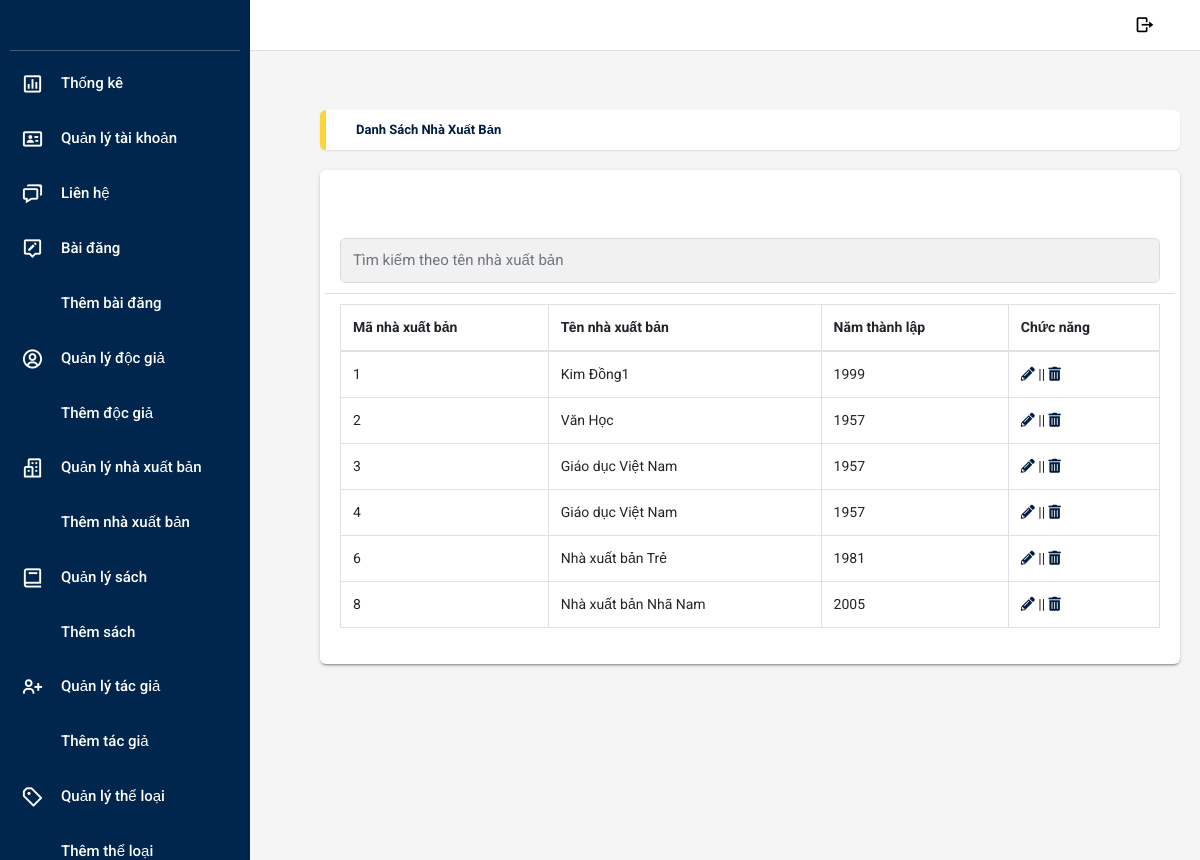
The page /admin/index.php?action=danhsachnhaxuatban (signed in) on the database its author committed.
### tables this page shows
CREATE TABLE `publisher` (
  `pub_id` int(11) NOT NULL,
  `pub_name` varchar(30) NOT NULL,
  `year` year(4) DEFAULT NULL
);

### lib/database.php (called while the page is built, shortened)
<?php
class Database {
    public $conn;
    public function connect() {
        $servername = "localhost";
        $username = "admin";
        $password = "Anhemnhom8";
        $dbname = "library";
        $this->conn = new mysqli($servername, $username, $password, $dbname);
    }
    public function select($query) {
        $result = $this->conn->query($query) or die($this->conn->error . __LINE__);
        if ($result->num_rows > 0) {
            return $result;
        } else {
            return false;
        }
    }
}
?>

### class/publisher.php (called while the page is built, shortened)
<?php
require_once(__DIR__ . '/../lib/database.php');
class publisher
{
    private $db;
    public function __construct()
    {
        $this->db = new Database();
        $this->db->connect();
    }
    public function show(){
        $sql = "SELECT * FROM publisher";
        $result = $this->db->select($sql);
        return $result;
    }
}
?>

### admin/view/publisher/list.php (the view, shortened to what this page needs)
<?php require ('header.php') ?>
<?php require('../class/publisher.php'); ?>
<?php
$publisher = new publisher();
$keyword = isset($_GET['keyword']) ? $_GET['keyword'] : '';
$results = [];
if ($keyword) {
    $results = $publisher->search($keyword);
} else {
    $results = $publisher->show();
}
?>
<main class="app-content">
    <div class="app-title">
        <ul class="app-breadcrumb breadcrumb side">
            <li class="breadcrumb-item active"><a href="#"><b>Danh sách nhà xuất bản</b></a></li>
        </ul>
    </div>
        <div class="row">
            <div class="col-md-12">
                <div class="tile">
                    <div class="tile-body">
                        <div class="row element-button">
                            <div class="container mt-5">
                                <input class="form-control" type="search" id="search" placeholder="Tìm kiếm theo tên nhà xuất bản" aria-label="Search" value="<?php echo htmlspecialchars($keyword); ?>">
                            </div>
                        </div>
                        <table class="table table-hover table-bordered" id="sampleTable">
                            <thead>
                                <tr>
                                    <th>Mã nhà xuất bản</th>
                                    <th>Tên nhà xuất bản</th>
                                    <th>Năm thành lập</th>
                                    <th>Chức năng</th>
                                </tr>
                            </thead>
                            <tbody id="publisherTableBody">
                                <?php
                                if ($results) {
                                    while ($row = $results->fetch_assoc()) {
                                ?>
                                <tr>
                                    <td><?php echo $row['pub_id']?></td>
                                    <td><?php echo $row['pub_name']?></td>
                                    <td><?php echo $row['year']?></td>
                                    <td>
                                        <a href="view/publisher/edit.php?pub_id=<?php echo $row['pub_id'];?>" title="Sửa"><i class="fas fa-pencil-alt"></i></a> ||
                                        <a href="view/publisher/delete.php?pub_id=<?php echo $row['pub_id']?>" title="Xóa" onclick="return confirm('Bạn có chắc muốn xóa?')"><i class="fas fa-trash-alt"></i></a>
                                    </td>
                                </tr>
                                <?php
                                    }
                                } else {
                                    echo "<tr><td colspan='4'>Không có nhà xuất bản nào.</td></tr>";
                                }
                                ?>
                            </tbody>
                        </table>
                    </div>
                </div>
            </div>
        </div>
</main>
</body>
</html>

### admin/public/css/css_header.css (style rules this page uses)
.app-content { margin-left: 60px; padding: 10px; transition: margin-left 0.3s ease; }
.app-content { margin-top: 60px; }

### rows shown on the page
publisher: pub_id "1", pub_name "Kim Đồng1", year "1999"
publisher: pub_id "2", pub_name "Văn Học", year "1957"
publisher: pub_id "3", pub_name "Giáo dục Việt Nam", year "1957"
publisher: pub_id "4", pub_name "Giáo dục Việt Nam", year "1957"
publisher: pub_id "6", pub_name "Nhà xuất bản Trẻ", year "1981"
publisher: pub_id "8", pub_name "Nhà xuất bản Nhã Nam", year "2005"
